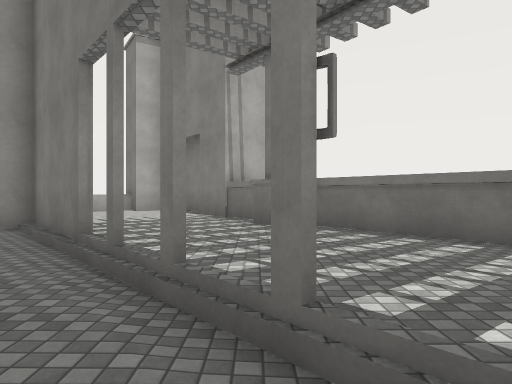
view 1 (above)

19 first-person views from a walk through a scene from a Unity 3-D project. The camera is 1.5 m above the floor, looks level and sees 70° across. The floor is counted in squares, 2 m on a side. Each view is taken from the middle of a square. On the plan, view 1 faces up. The plan holds only what a view shows up to about 11 squares ahead; the rest is blank. The place goes on beyond the plan. The player character is not drawn. Surface patterns are stand-ins for the level's own textures.

view 2
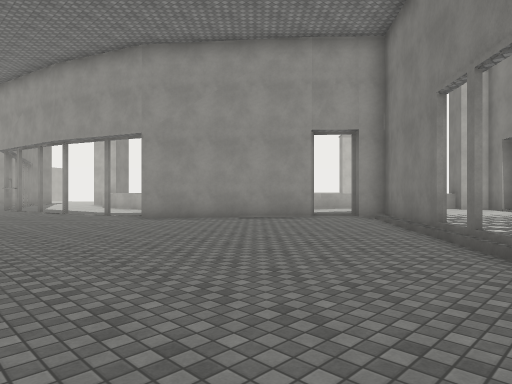

view 3
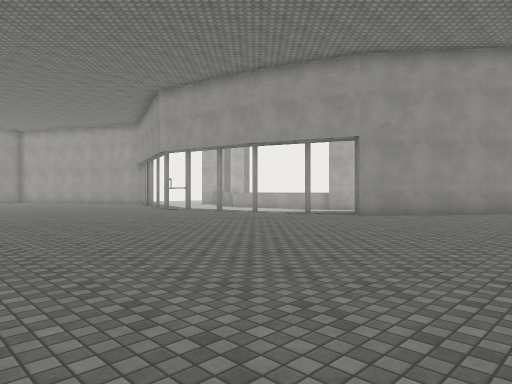

view 4
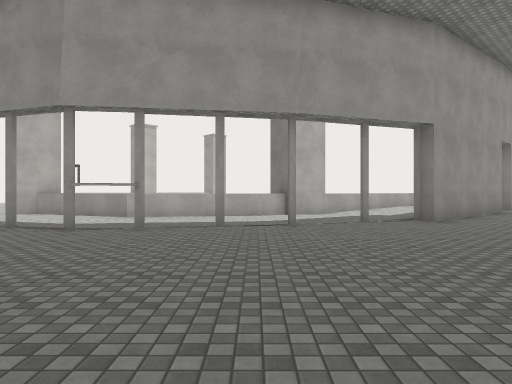

view 5
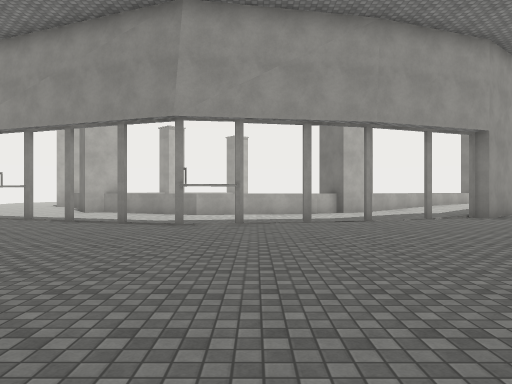

view 6
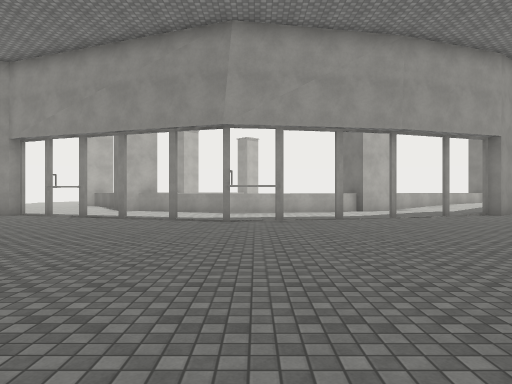

view 7
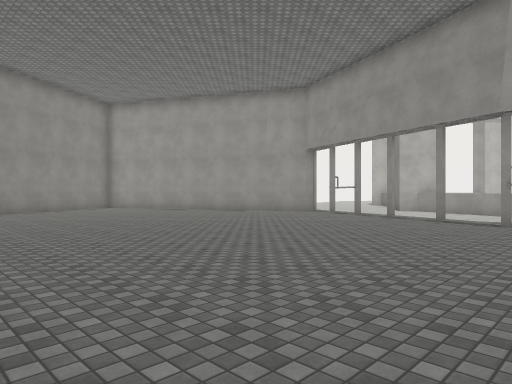

view 8
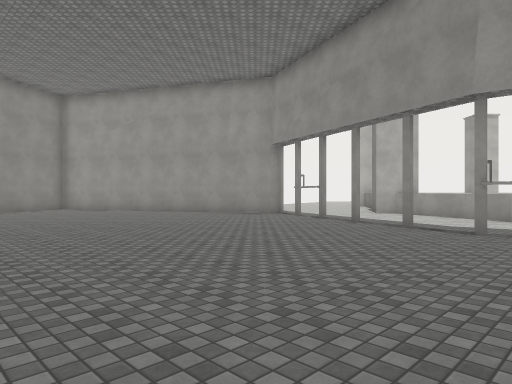

view 9
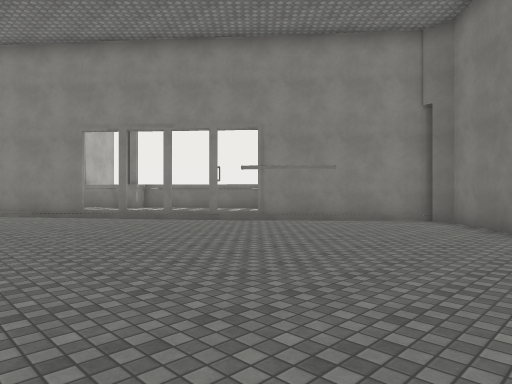

view 10
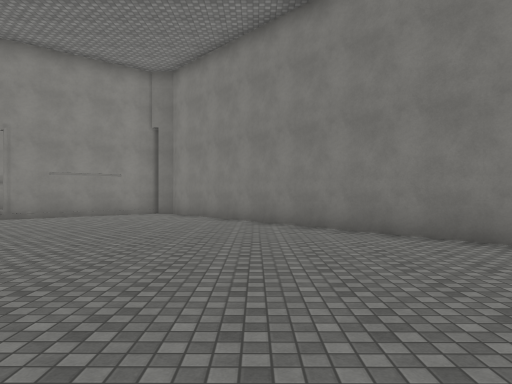

view 11
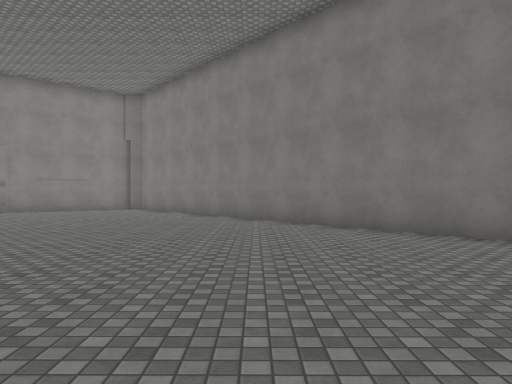

view 12
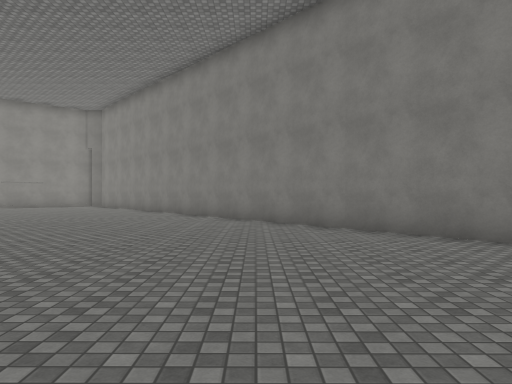

view 13
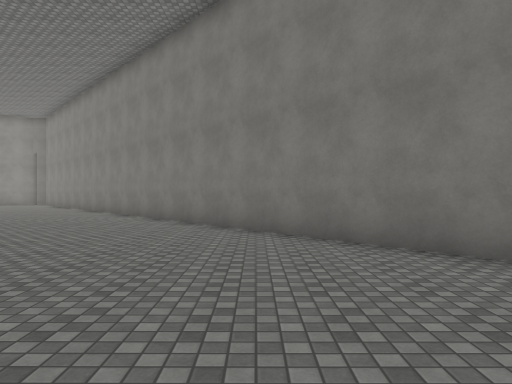

view 14
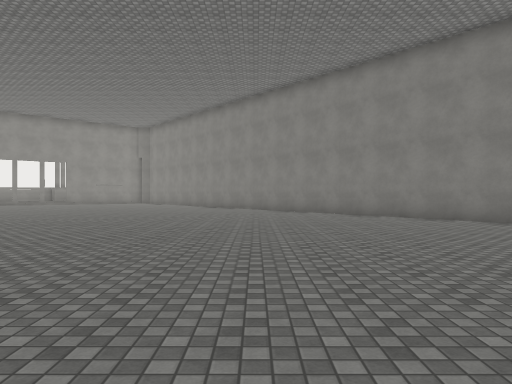

view 15
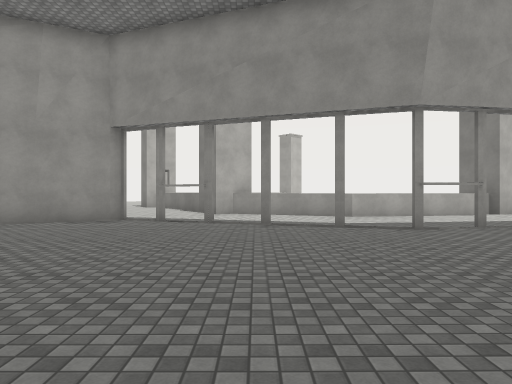

view 16
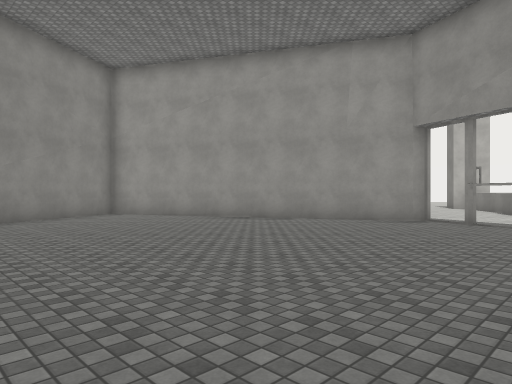

view 17
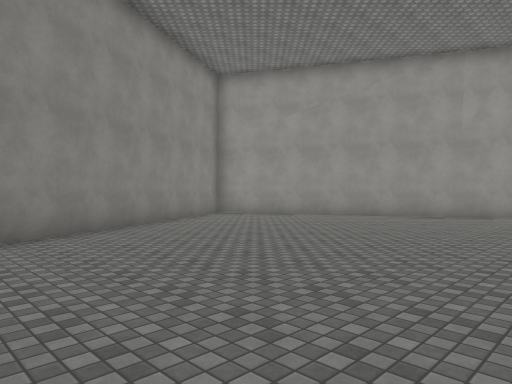

view 18
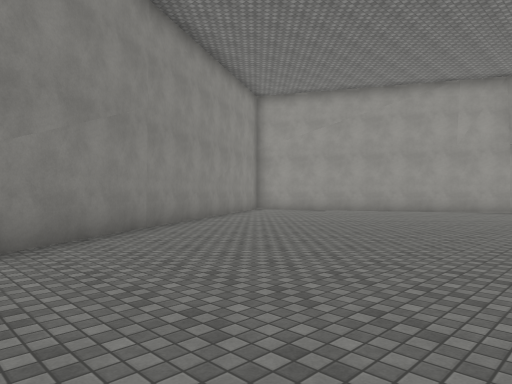

view 19
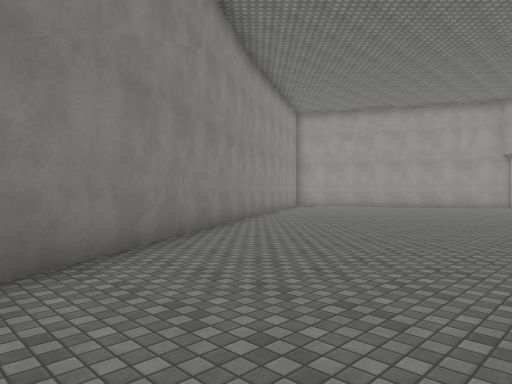

### Floor plan
Key: @ floor where view 1 was taken; # wall or solid block; . main floor; : floor 0.25 m higher than the main floor; / step, stairs or slope; B building.
Columns run from 32 left of view 1 to 4 right of it. Each row starts with its distance up from view 1.
 11                             ::##
 10                             :::#
  9                             :::#
  8                             ::::
  7                           /##:::##
  6         ..               ##:##::::
  5        ............... ###...#::::/
  4       ##..............##......//:::
  3     ###...............#........::::
  2   ###......#.#...//#............#::
  1   #...........#..................:
  0  ...............................@##
 -1 ..................................##
 -2 ...................................##
 -3 #...................................#
 -4 #..................................B
 -5 ##................................#
 -6  #...............................##
 -7  ##............................###
 -8   ##.......  .................##
 -9    #.......  ................##
-10    ##...... ................##
-11     #......  ..............##
-12     ##.....   ............##
-13      ##.....    .........##
-14       #.....    .......###
-15       ##...    .......##
-16            .    .....##
-17                  ...##

Where each view was taken, in squares from view 1:
view 1: 0 up, 0 right, facing up
view 2: 2 down, 0 right, facing up-left
view 3: 7 down, 4 left, facing up-left
view 4: 6 down, 14 left, facing up
view 5: 7 down, 16 left, facing up
view 6: 8 down, 17 left, facing up
view 7: 8 down, 16 left, facing up-left
view 8: 6 down, 16 left, facing up-left
view 9: 6 down, 6 left, facing up-right
view 10: 6 down, 9 left, facing right
view 11: 8 down, 12 left, facing right
view 12: 11 down, 15 left, facing right
view 13: 15 down, 17 left, facing right
view 14: 10 down, 20 left, facing right
view 15: 6 down, 21 left, facing up
view 16: 6 down, 21 left, facing up-left
view 17: 9 down, 23 left, facing up-left
view 18: 12 down, 22 left, facing up-left
view 19: 16 down, 21 left, facing up-left
